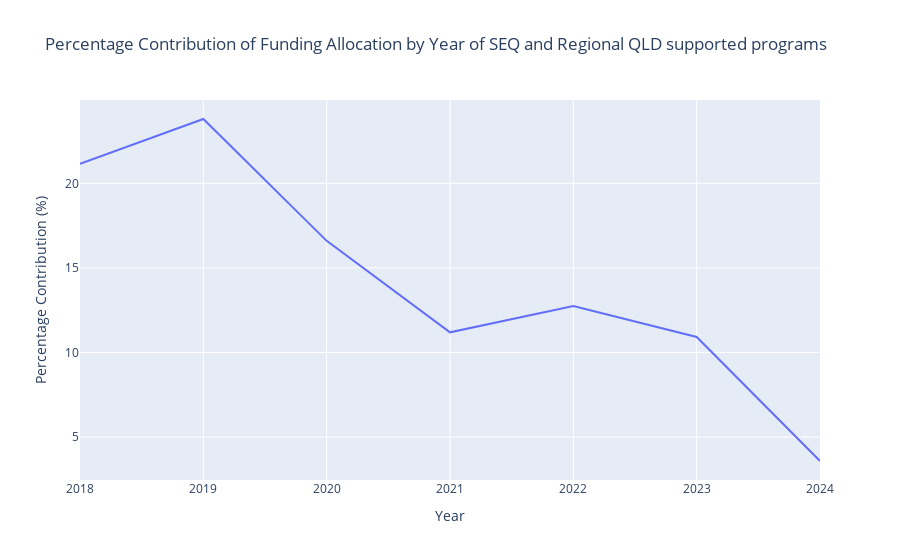

Write notebook code for a chart like this one.
### Markdown cell above
Recommendation 1: It is advisable to implement more stringent project selection and monitoring criteria, along with thorough background checks on funding recipients, to ensure that the funding is allocated to the most suitable organizations for their respective projects. Failure to adhere to these rules could lead to the market being flooded with similar or less impactful science and technology projects. Consequently, this saturation may result in projects failing to meet their anticipated outcomes or demonstrate meaningful impact. The following visualization showing the graduale decline in funding commitments from 2018 to 2023, may have the same reason.

### Code cell
# Note: code help acquired from chat gpt

# after adding all the contractual commitments, calculated the percentages to total contributions based on time period
total_funding = se_regional_qld_programs['Funding Amount'].sum()
percentage_contribution = se_regional_qld_programs.groupby('Year')['Funding Amount'].sum() / total_funding * 100
percentage_contribution


# Create a DataFrame with the percentage contribution data
percentage_contribution_data = {
    'Year': percentage_contribution.index,
    'Percentage Contribution (%)': percentage_contribution.values
}

# Create a line chart using Plotly Express
fig = px.line(percentage_contribution_data, x='Year', y='Percentage Contribution (%)', 
             title='Percentage Contribution of Funding Allocation by Year of SEQ and Regional QLD supported programs')

# Update the layout for better visualization
fig.update_layout(
    xaxis_title='Year',
    yaxis_title='Percentage Contribution (%)',
    hovermode='x unified' 
)

# Show the plot
fig.show()

### Figure 1 — Plotly figure (JSON) as saved in the notebook; plotly's stock layout.template omitted (floating-point values rounded to 4 significant figures)
{"data": [{"hovertemplate": "Year=%{x}<br>Percentage Contribution (%)=%{y}<extra></extra>", "legendgroup": "", "line": {"color": "#636efa", "dash": "solid"}, "marker": {"symbol": "circle"}, "mode": "lines", "name": "", "orientation": "v", "showlegend": false, "type": "scatter", "x": [2018, 2019, 2020, 2021, 2022, 2023, 2024], "xaxis": "x", "y": [21.16, 23.8, 16.6, 11.19, 12.75, 10.92, 3.585], "yaxis": "y"}], "layout": {"hovermode": "x unified", "legend": {"tracegroupgap": 0}, "title": {"text": "Percentage Contribution of Funding Allocation by Year of SEQ and Regional QLD supported programs"}, "xaxis": {"anchor": "y", "domain": [0, 1], "title": {"text": "Year"}}, "yaxis": {"anchor": "x", "domain": [0, 1], "title": {"text": "Percentage Contribution (%)"}}}}
